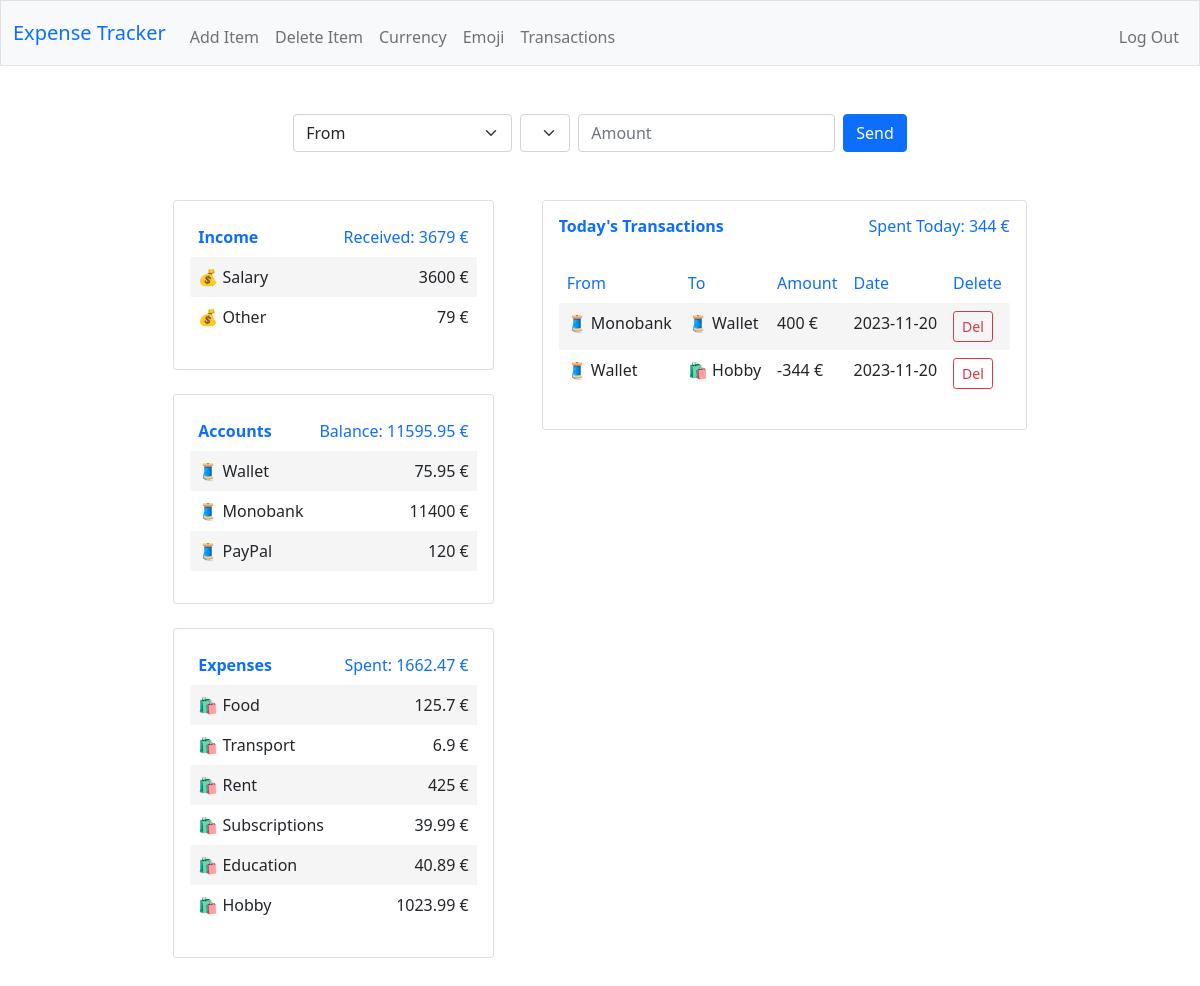
The page / (signed in) on the database its author committed.
### tables this page shows
CREATE TABLE blobs (
    id INTEGER PRIMARY KEY NOT NULL,
    blob_name TEXT NOT NULL,
    money NUMERIC DEFAULT 0 NOT NULL,
    emoji TEXT NOT NULL,
    user_id INTEGER NOT NULL,
    type_id INTEGER NOT NULL,
    date_id INTEGER NOT NULL,
    FOREIGN KEY (user_id) REFERENCES users(id),
    FOREIGN KEY (type_id) REFERENCES type(id),
    FOREIGN KEY (date_id) REFERENCES date(id)
);

CREATE TABLE transactions (
    id INTEGER PRIMARY KEY AUTOINCREMENT NOT NULL,
    user_id INTEGER NOT NULL,
    from_blob INTEGER NOT NULL,
    to_blob INTEGER NOT NULL,
    transaction_date INTEGER NOT NULL,
    amount NUMERIC NOT NULL,
    FOREIGN KEY (user_id) REFERENCES users(id),
    FOREIGN KEY (from_blob) REFERENCES blobs(id),
    FOREIGN KEY (to_blob) REFERENCES blobs(id),
    FOREIGN KEY (transaction_date) REFERENCES date(id)
);

CREATE TABLE date (
    id INTEGER PRIMARY KEY NOT NULL,
    date DATE
);

### app.py (the view)
@app.route("/", methods=["GET", "POST"])
@login_required
def index():
    user_id = session["user_id"]
    current_date = datetime.date.today()
    formatted_date = current_date.strftime("%Y-%m-%d")
    current_month = current_date.strftime("%m")
    if (
        db.execute("SELECT COUNT(*) FROM blobs WHERE user_id = (?);", user_id)[0][
            "COUNT(*)"
        ]
        == 0
    ):
        name = db.execute("SELECT username FROM users WHERE id = (?);", user_id)[0][
            "username"
        ]
        return render_template("welcome.html", name=name)
    if (
        db.execute("SELECT COUNT(*) FROM transactions WHERE user_id = (?);", user_id)[
            0
        ]["COUNT(*)"]
        > 0
    ):
        if (
            current_month
            != db.execute(
                "SELECT strftime('%m', date) AS last_month FROM transactions JOIN date ON transactions.transaction_date = date.id WHERE user_id = (?) ORDER BY date.id DESC LIMIT 1;",
                user_id,
            )[0]["last_month"]
        ):
            db.execute(
                "UPDATE blobs SET money = 0 WHERE user_id = (?) AND type_id IN (SELECT id FROM type WHERE type = 'income' OR type = 'expenses');",
                user_id,
            )
    if not db.execute("SELECT * FROM date WHERE date = (?);", formatted_date):
        db.execute("INSERT INTO date (date) VALUES (?);", formatted_date)
    income = db.execute(
        "SELECT blob_name, money, type, emoji FROM blobs JOIN users ON blobs.user_id = users.id JOIN type ON blobs.type_id = type.id WHERE users.id = (?) AND type = 'income';",
        user_id,
    )
    account = db.execute(
        "SELECT blob_name, money, type, emoji FROM blobs JOIN users ON blobs.user_id = users.id JOIN type ON blobs.type_id = type.id WHERE users.id = (?) AND type = 'account';",
        user_id,
    )
    expenses = db.execute(
        "SELECT blob_name, money, type, emoji FROM blobs JOIN users ON blobs.user_id = users.id JOIN type ON blobs.type_id = type.id WHERE users.id = (?) AND type = 'expenses';",
        user_id,
    )
    currency = db.execute(
        "SELECT currency FROM currency JOIN users ON users.currency_id = currency.id WHERE users.id = (?);",
        user_id,
    )[0]["currency"]
    income_account = income + account
    received = round((sum(item["money"] for item in income)), 2)
    balance = round((sum(item["money"] for item in account)), 2)
    spent = round((sum(item["money"] for item in expenses)), 2)
    transactions_today = db.execute(
        "SELECT from_blobs.emoji AS from_emoji, to_blobs.emoji AS to_emoji, from_blobs.blob_name AS fromm, to_blobs.blob_name AS too, amount, date.date AS transaction_date, transactions.id FROM transactions JOIN blobs AS from_blobs ON transactions.from_blob = from_blobs.id JOIN blobs AS to_blobs ON transactions.to_blob = to_blobs.id JOIN date ON transactions.transaction_date = date.id WHERE transactions.user_id = (?) AND date = DATE('now') ORDER BY transactions.id DESC;",
        user_id,
    )
    expenses_today = db.execute(
        "SELECT amount FROM transactions JOIN date ON transactions.transaction_date = date.id JOIN blobs ON transactions.to_blob = blobs.id JOIN type ON blobs.type_id = type.id WHERE transactions.user_id = (?) AND date.date = DATE('now') AND transactions.amount < 0 AND type = 'expenses';",
        user_id,
    )
    spent_today = round((abs(sum(item["amount"] for item in expenses_today))), 2)
    return render_template(
        "index.html",
        income=income,
        account=account,
        expenses=expenses,
        currency=currency,
        income_account=income_account,
        received=received,
        balance=balance,
        spent=spent,
        transactions_today=transactions_today,
        spent_today=spent_today,
    )

### app.py (called while the page is built)
@app.after_request
def after_request(response):
    response.headers["Cache-Control"] = "no-cache, no-store, must-revalidate"
    response.headers["Expires"] = 0
    response.headers["Pragma"] = "no-cache"
    return response

### helpers.py (called while the page is built)
def login_required(f):
    @wraps(f)
    def decorated_function(*args, **kwargs):
        if session.get("user_id") is None:
            return redirect("/login")
        return f(*args, **kwargs)
    return decorated_function

### templates/index.html (shortened to what this page needs)
{% extends "layout.html" %}
{% block main %}
<div class="container">
    <div>
        <form action="transfer" method="post">
            <div class="row row-cols-auto  justify-content-center gx-2 gy-2">
                <div class="col">
                    <select id="from" name="from" class="form-select mx-auto w-auto">
                        <option disabled selected>From</option>
                    </select>
                </div>
                <div class="col">
                    <select id="too" name="to" class="form-select mx-auto w-auto">
                    </select>
                </div>
                <div class="col">
                    <input autocomplete="off" autofocus class="form-control mx-auto w-auto" id="amount" name="amount" placeholder="Amount" type="float">
                </div>
                <div class="col text-center">
                    <button class="btn btn-primary mx-auto w-auto" type="submit">Send</button>
                </div>
            </div>
        </form>
    </div>
    <br><br>
    <div class="container">
        <div class="row justify-content-center">
            <div class="col-auto">
                <div class="card">
                    <div class="card-body">
                        <table class="table table-borderless">
                            <thead class="text-primary">
                                <tr>
                                    <th>Income</th>
                                    <th class="text-end fw-light">Received: {{ received }} {{ currency }}</th>
                                </tr>
                            </thead>
                            <tbody>
                                {% for row in income %}
                                    <tr>
                                        <td>{{ row['emoji'] }} {{ row['blob_name'] }}</td>
                                        <td class="text-end">{{ row['money'] }} {{ currency }}</td>
                                    </tr>
                                {% endfor %}
                            </tbody>
                        </table>
                    </div>
                </div>
                <br>
                <div class="card">
                    <div class="card-body">
                        <table class="table table-borderless">
                            <thead class="text-primary">
                                <tr>
                                    <th>Accounts</th>
                                    <th class="text-end fw-light">Balance: {{ balance }} {{ currency }}</th>
                                </tr>
                            </thead>
                            <tbody  class="borderless ">
                                {% for row in account %}
                                    <tr>
                                        <td>{{ row['emoji'] }} {{ row['blob_name'] }}</td>
                                        <td class="text-end">{{ row['money'] }} {{ currency }}</td>
                                    </tr>
                                {% endfor %}
                            </tbody>
                        </table>
                    </div>
                </div>
                <br>
                <div class="card">
                    <div class="card-body">
                        <table class="table table-borderless">
                            <thead class="text-primary">
                                <tr>
                                    <th>Expenses</th>
                                    <th class="text-end fw-light">Spent: {{ spent }} {{ currency }}</th>
                                </tr>
                            </thead>
                            <tbody>
                                {% for row in expenses %}
                                    <tr>
                                        <td>{{ row['emoji'] }} {{ row['blob_name'] }}</td>
                                        <td class="text-end">{{ row['money'] }} {{ currency }}</td>
                                    </tr>
                                {% endfor %}
                            </tbody>
                        </table>
                    </div>
                </div>
            </div>
            <div class="col-auto">
            </div>
            <div class="col-auto">
                <div class="card">
                    <div class="card-body">
                        <h6 class="card-title">
                            <div class="row">
                                <div class="col text-primary">
                                    <b>Today's Transactions</b>
                                </div>
                                <div class="col text-end text-primary fw-light">
                                    Spent Today: {{ spent_today }} {{ currency }}
                                </div>
                            </div>
                            <br>
                        </h6>
                        <table class="table table-borderless">
                            <thead class="text-primary">
                                <tr>
                                    <th class="fw-light">From</th>
                                    <th class="fw-light">To</th>
                                    <th class="fw-light">Amount</th>
                                    <th class="fw-light">Date</th>
                                    <th class="fw-light">Delete</th>
                                </tr>
                            </thead>
                            <tbody>
                                {% for row in transactions_today %}
                                    <tr>
                                        <td>{{ row['from_emoji'] }} {{ row['fromm'] }} </td>
                                        <td>{{ row['to_emoji'] }} {{ row['too'] }}</td>
                                        <td>{{ row['amount'] }} {{ currency }}</td>
                                        <td>{{ row['transaction_date'] }}</td>
                                        <td><form action="/delete_transaction" method="post"><button class="btn btn-outline-danger btn-sm" name="tr_delete" type="submit" value="{{ row['id'] }}">Del</button></form></td>
                                    </tr>
                                {% endfor %}
                            </tbody>
                        </table>
                    </div>
                </div>
            </div>
        </div>
    </div>
</div>
{% endblock %}

### templates/layout.html (shortened to what this page needs)
<!DOCTYPE html>
<html lang="en">
    <head>
        <link href="https://cdn.jsdelivr.net/npm/bootstrap@5.1.3/dist/css/bootstrap.min.css" rel="stylesheet">
        <link href="/static/styles.css" rel="stylesheet">
    </head>
    <body>
        <nav class="bg-light border navbar navbar-expand-md navbar-light">
            <div class="container-fluid">
                <a class="navbar-brand" href="/"><span class="text-primary">Expense Tracker</span></a>
                <div class="collapse navbar-collapse" id="navbar">
                    {% if session["user_id"] %}
                        <ul class="navbar-nav me-auto mt-2">
                            <li class="nav-item"><a class="nav-link" href="/add_item">Add Item</a></li>
                            <li class="nav-item"><a class="nav-link" href="/delete_item">Delete Item</a></li>
                            <li class="nav-item"><a class="nav-link" href="/currency">Currency</a></li>
                            <li class="nav-item"><a class="nav-link" href="/emoji">Emoji</a></li>
                            <li class="nav-item"><a class="nav-link" href="/transactions">Transactions</a></li>
                        </ul>
                        <ul class="navbar-nav ms-auto mt-2">
                            <li class="nav-item"><a class="nav-link" href="/logout">Log Out</a></li>
                        </ul>
                    {% else %}
                        <ul class="navbar-nav ms-auto mt-2">
                            <li class="nav-item"><a class="nav-link" href="/register">Register</a></li>
                            <li class="nav-item"><a class="nav-link" href="/login">Log In</a></li>
                        </ul>
                    {% endif %}
                </div>
            </div>
        </nav>
        <main class="container-fluid py-5">
            {% block main %}{% endblock %}
        </main>
    </body>
</html>

### static/styles.css (style rules this page uses)
tbody>tr:nth-child(odd)>td, tbody>tr:nth-child(odd)>th { background-color: #F5F5F5; }

### rows shown on the page
blobs: emoji "💰", blob_name "Salary", money "3600", currency "€"
blobs: emoji "💰", blob_name "Other", money "79", currency "€"
blobs: emoji "🧵", blob_name "Wallet", money "75.95", currency "€"
blobs: emoji "🧵", blob_name "Monobank", money "11400", currency "€"
blobs: emoji "🧵", blob_name "PayPal", money "120", currency "€"
blobs: emoji "🛍️", blob_name "Food", money "125.7", currency "€"
blobs: emoji "🛍️", blob_name "Transport", money "6.9", currency "€"
blobs: emoji "🛍️", blob_name "Rent", money "425", currency "€"
blobs: emoji "🛍️", blob_name "Subscriptions", money "39.99", currency "€"
blobs: emoji "🛍️", blob_name "Education", money "40.89", currency "€"
blobs: emoji "🛍️", blob_name "Hobby", money "1023.99", currency "€"
transactions: from_emoji "🧵", fromm "Monobank", to_emoji "🧵", too "Wallet", amount "400", currency "€", transaction_date "2023-11-20", {{ row['id'] }} 65 (drawn)
transactions: from_emoji "🧵", fromm "Wallet", to_emoji "🛍️", too "Hobby", amount "-344", currency "€", transaction_date "2023-11-20", {{ row['id'] }} 64 (drawn)

### other values the page prints
{{ received }} "3679"
{{ currency }} "€"
{{ balance }} "11595.95"
{{ spent }} "1662.47"
{{ spent_today }} "344"
